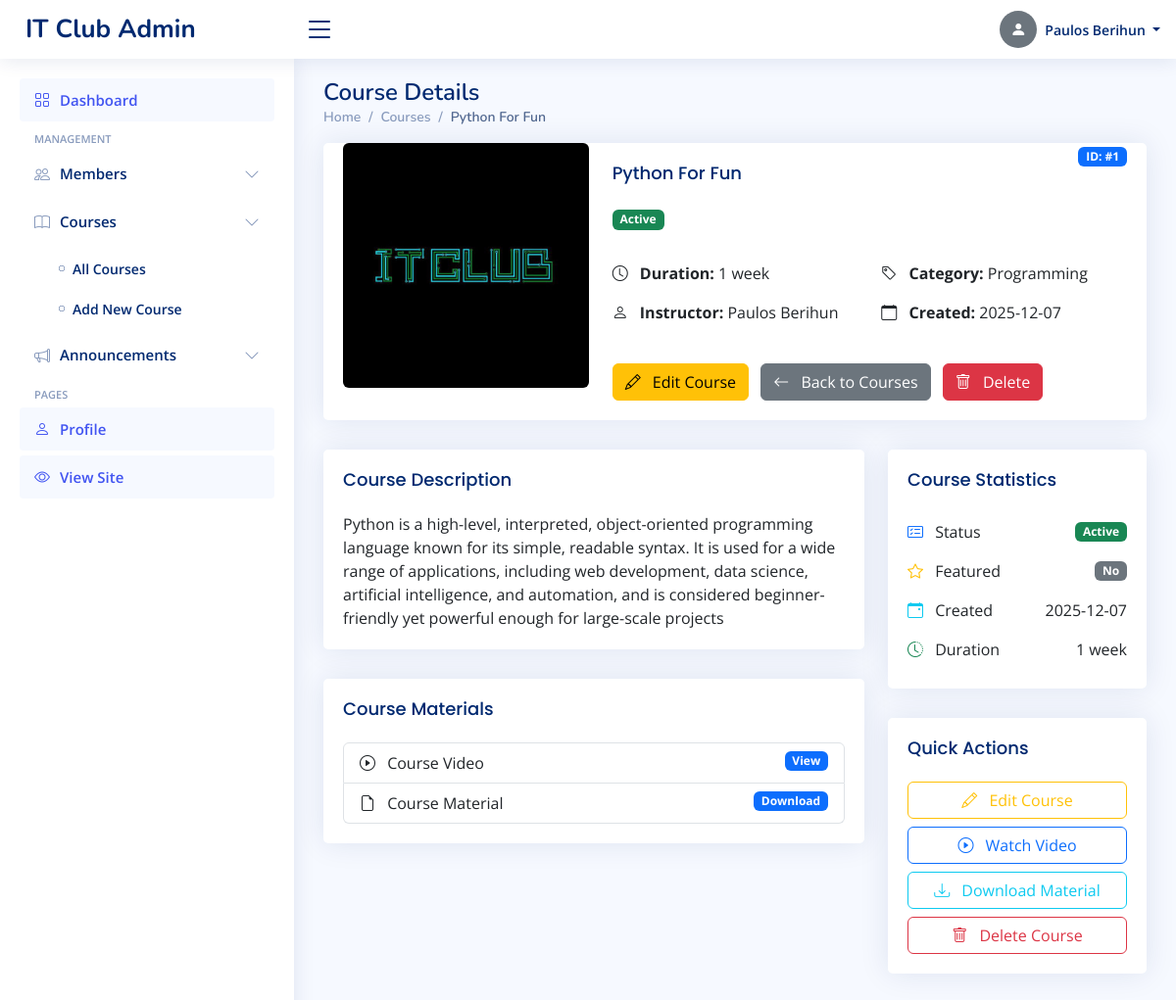
The app's page /admin/courses/view/1 (signed in) with its own data.
### tables this page shows
CREATE TABLE courses (
        id INTEGER PRIMARY KEY AUTOINCREMENT,
        title TEXT NOT NULL,
        time TEXT,
        category TEXT,
        teacher TEXT,
        description TEXT,
        course_video TEXT,
        course_material TEXT,
        thumbnail TEXT,
        is_featured INTEGER DEFAULT 0,
        status TEXT DEFAULT 'active',
        created_at TIMESTAMP DEFAULT CURRENT_TIMESTAMP
    );

### app.py (the view)
@app.route('/admin/courses/view/<int:course_id>')
@admin_required
def view_course(course_id):
    db = get_db()
    course_row = db.execute('SELECT * FROM courses WHERE id = ?', (course_id,)).fetchone()
    course = row_to_dict(course_row)
    if course:
        course['thumbnail'] = resolve_media_path(course.get('thumbnail'))
        course['course_material'] = resolve_media_path(course.get('course_material'))
        cv = course.get('course_video')
        if cv and not str(cv).startswith('http'):
            course['course_video'] = resolve_media_path(cv)
        course.setdefault('title', '')
        course.setdefault('created_at', None)
    return render_template('admin/view_course.html', course=course)

### templates/admin/view_course.html (shortened to what this page needs)
<!DOCTYPE html>
<html lang="en">
<head>
  <link href="{{ url_for('static', filename='vendor/bootstrap/css/bootstrap.min.css') }}" rel="stylesheet">
  <link href="{{ url_for('static', filename='vendor/bootstrap-icons/bootstrap-icons.css') }}" rel="stylesheet">
  <link href="{{ url_for('static', filename='vendor/boxicons/css/boxicons.min.css') }}" rel="stylesheet">
  <link rel="stylesheet" href="https://cdn.jsdelivr.net/npm/bootstrap-icons@1.10.5/font/bootstrap-icons.css">
  <link rel="stylesheet" href="https://cdnjs.cloudflare.com/ajax/libs/boxicons/2.1.4/css/boxicons.min.css">
  <link rel="stylesheet" href="https://cdn.jsdelivr.net/npm/remixicon@2.5.0/fonts/remixicon.css">
  <link href="{{ url_for('static', filename='css/style.css') }}" rel="stylesheet">
</head>
<body>
  <header id="header" class="header fixed-top d-flex align-items-center">
    <div class="d-flex align-items-center justify-content-between">
      <a href="{{ url_for('admin_dashboard') }}" class="logo d-flex align-items-center">
        <span class="d-none d-lg-block">IT Club Admin</span>
      </a>
      <i class="bi bi-list toggle-sidebar-btn"></i>
    </div>
    <nav class="header-nav ms-auto">
      <ul class="d-flex align-items-center">
        <li class="nav-item dropdown pe-3">
          <a class="nav-link nav-profile d-flex align-items-center pe-0" href="#" data-bs-toggle="dropdown">
            {% set _avatar_src = None %}
            {% if admin and admin.profile_picture %}
              {% if admin.profile_picture.startswith('http') or admin.profile_picture.startswith('/') %}
                {% set _avatar_src = admin.profile_picture %}
              {% else %}
                {% set _avatar_src = url_for('static', filename=admin.profile_picture) %}
              {% endif %}
            {% endif %}
            {% if _avatar_src %}
              <img src="{{ _avatar_src }}" alt="Profile" class="rounded-circle">
            {% else %}
              <div class="rounded-circle bg-secondary d-flex align-items-center justify-content-center" style="width:38px;height:38px;">
                <i class="bi bi-person-fill text-white"></i>
              </div>
            {% endif %}
            <span class="d-none d-md-block dropdown-toggle ps-2">
              {{ admin.full_name if admin and admin.full_name else session.get('admin_name', 'Admin') }}
            </span>
          </a>
        </li>
      </ul>
    </nav>
  </header>
  <aside id="sidebar" class="sidebar">
    <ul class="sidebar-nav" id="sidebar-nav">
      <li class="nav-item">
        <a class="nav-link" href="{{ url_for('admin_dashboard') }}">
          <i class="bi bi-grid"></i><span>Dashboard</span>
        </a>
      </li>
      <li class="nav-heading">Management</li>
      <li class="nav-item">
        <a class="nav-link collapsed" data-bs-target="#members-nav" data-bs-toggle="collapse" href="#">
          <i class="bi bi-people"></i><span>Members</span><i class="bi bi-chevron-down ms-auto"></i>
        </a>
      </li>
      <li class="nav-item">
        <a class="nav-link collapsed" data-bs-target="#courses-nav" data-bs-toggle="collapse" href="#">
          <i class="bi bi-book"></i><span>Courses</span><i class="bi bi-chevron-down ms-auto"></i>
        </a>
        <ul id="courses-nav" class="nav-content collapse show" data-bs-parent="#sidebar-nav">
          <li><a href="{{ url_for('admin_courses') }}"><i class="bi bi-circle"></i><span>All Courses</span></a></li>
          <li><a href="{{ url_for('add_courses') }}"><i class="bi bi-circle"></i><span>Add New Course</span></a></li>
        </ul>
      </li>
      <li class="nav-item">
        <a class="nav-link collapsed" data-bs-target="#announcements-nav" data-bs-toggle="collapse" href="#">
          <i class="bi bi-megaphone"></i><span>Announcements</span><i class="bi bi-chevron-down ms-auto"></i>
        </a>
      </li>
      <li class="nav-heading">Pages</li>
      <li class="nav-item">
        <a class="nav-link" href="{{ url_for('admin_profile') }}">
          <i class="bi bi-person"></i><span>Profile</span>
        </a>
      </li>
      <li class="nav-item">
        <a class="nav-link" href="{{ url_for('index') }}" target="_blank">
          <i class="bi bi-eye"></i><span>View Site</span>
        </a>
      </li>
    </ul>
  </aside>
  <main id="main" class="main">
    <div class="pagetitle">
      <h1>Course Details</h1>
      <nav>
        <ol class="breadcrumb">
          <li class="breadcrumb-item"><a href="{{ url_for('admin_dashboard') }}">Home</a></li>
          <li class="breadcrumb-item"><a href="{{ url_for('admin_courses') }}">Courses</a></li>
          <li class="breadcrumb-item active">{{ course.title }}</li>
        </ol>
      </nav>
    </div>
    <section class="section">
      <div class="row">
        <div class="col-lg-12">
          <div class="card">
            <div class="card-body">
              <div class="row">
                <div class="col-lg-4">
                  <div class="text-center">
                    {% if course.thumbnail %}
                    <img src="{{ course.thumbnail }}" alt="Course Thumbnail" class="img-fluid rounded" style="max-height: 300px; object-fit: cover;">
                    {% else %}
                    <div class="rounded bg-secondary d-flex align-items-center justify-content-center" style="height: 300px;">
                      <i class="bi bi-book text-white display-1"></i>
                    </div>
                    {% endif %}
                  </div>
                </div>
                <div class="col-lg-8">
                  <div class="d-flex justify-content-between align-items-start">
                    <div>
                      <h3 class="card-title">{{ course.title }}</h3>
                      <div class="mb-3">
                        <span class="badge bg-{{ 'success' if course.status == 'active' else 'secondary' }}">
                          {{ course.status|title if course.status else 'N/A' }}
                        </span>
                      </div>
                    </div>
                    <div>
                      <span class="badge bg-primary">ID: #{{ course.id }}</span>
                    </div>
                  </div>
                  <div class="row mt-3">
                    <div class="col-md-6">
                      <p><i class="bi bi-clock me-2"></i> <strong>Duration:</strong> {{ course.time or 'Not specified' }}</p>
                      <p><i class="bi bi-person me-2"></i> <strong>Instructor:</strong> {{ course.teacher or 'Not specified' }}</p>
                    </div>
                    <div class="col-md-6">
                      <p><i class="bi bi-tag me-2"></i> <strong>Category:</strong> {{ course.category or 'General' }}</p>
                      <p><i class="bi bi-calendar me-2"></i> <strong>Created:</strong> {{ course.created_at[:10] if course.created_at else 'N/A' }}</p>
                    </div>
                  </div>
                  <div class="mt-4">
                    <a href="{{ url_for('edit_courses', course_id=course.id) }}" class="btn btn-warning">
                      <i class="bi bi-pencil me-2"></i> Edit Course
                    </a>
                    <a href="{{ url_for('admin_courses') }}" class="btn btn-secondary ms-2">
                      <i class="bi bi-arrow-left me-2"></i> Back to Courses
                    </a>
                    <button type="button" class="btn btn-danger ms-2" data-bs-toggle="modal" data-bs-target="#deleteModal">
                      <i class="bi bi-trash me-2"></i> Delete
                    </button>
                  </div>
                </div>
              </div>
            </div>
          </div>
          <div class="row mt-4">
            <div class="col-lg-8">
              <div class="card">
                <div class="card-body">
                  <h5 class="card-title">Course Description</h5>
                  {% if course.description %}
                  <p class="card-text">{{ course.description|safe }}</p>
                  {% else %}
                  <p class="text-muted">No description available for this course.</p>
                  {% endif %}
                </div>
              </div>
              <div class="card mt-4">
                <div class="card-body">
                  <h5 class="card-title">Course Materials</h5>
                  {% if course.course_video or course.course_material %}
                  <div class="list-group">
                    {% if course.course_video %}
                    <a href="{{ course.course_video }}" target="_blank" class="list-group-item list-group-item-action">
                      <i class="bi bi-play-circle me-2"></i> Course Video
                      <span class="badge bg-primary float-end">View</span>
                    </a>
                    {% endif %}
                    {% if course.course_material %}
                    <a href="{{ course.course_material }}" target="_blank" class="list-group-item list-group-item-action">
                      <i class="bi bi-file-earmark me-2"></i> Course Material
                      <span class="badge bg-primary float-end">Download</span>
                    </a>
                    {% endif %}
                  </div>
                  {% else %}
                  <p class="text-muted">No materials available for this course.</p>
                  {% endif %}
                </div>
              </div>
            </div>
            <div class="col-lg-4">
              <div class="card">
                <div class="card-body">
                  <h5 class="card-title">Course Statistics</h5>
                  <div class="list-group list-group-flush">
                    <div class="list-group-item d-flex justify-content-between align-items-center border-0 px-0">
                      <div>
                        <i class="bi bi-card-checklist text-primary me-2"></i>
                        <span>Status</span>
                      </div>
                      <span class="badge bg-{{ 'success' if course.status == 'active' else 'secondary' }}">
                        {{ course.status|title }}
                      </span>
                    </div>
                    <div class="list-group-item d-flex justify-content-between align-items-center border-0 px-0">
                      <div>
                        <i class="bi bi-star text-warning me-2"></i>
                        <span>Featured</span>
                      </div>
                      <span class="badge bg-{{ 'warning' if course.is_featured else 'secondary' }}">
                        {{ 'Yes' if course.is_featured else 'No' }}
                      </span>
                    </div>
                    <div class="list-group-item d-flex justify-content-between align-items-center border-0 px-0">
                      <div>
                        <i class="bi bi-calendar-event text-info me-2"></i>
                        <span>Created</span>
                      </div>
                      <span>{{ course.created_at[:10] if course.created_at else 'N/A' }}</span>
                    </div>
                    <div class="list-group-item d-flex justify-content-between align-items-center border-0 px-0">
                      <div>
                        <i class="bi bi-clock-history text-success me-2"></i>
                        <span>Duration</span>
                      </div>
                      <span>{{ course.time or 'N/A' }}</span>
                    </div>
                  </div>
                </div>
              </div>
              <div class="card mt-4">
                <div class="card-body">
                  <h5 class="card-title">Quick Actions</h5>
                  <div class="d-grid gap-2">
                    <a href="{{ url_for('edit_courses', course_id=course.id) }}" class="btn btn-outline-warning">
                      <i class="bi bi-pencil me-2"></i> Edit Course
                    </a>
                    {% if course.course_video %}
                    <a href="{{ course.course_video }}" target="_blank" class="btn btn-outline-primary">
                      <i class="bi bi-play-circle me-2"></i> Watch Video
                    </a>
                    {% endif %}
                    {% if course.course_material %}
                    <a href="{{ course.course_material }}" target="_blank" class="btn btn-outline-info">
                      <i class="bi bi-download me-2"></i> Download Material
                    </a>
                    {% endif %}
                    <button type="button" class="btn btn-outline-danger" data-bs-toggle="modal" data-bs-target="#deleteModal">
                      <i class="bi bi-trash me-2"></i> Delete Course
                    </button>
                  </div>
                </div>
              </div>
            </div>
          </div>
        </div>
      </div>
    </section>
  </main>
</body>
</html>

### records on screen
courses: teacher "Paulos Berihun", title "Python For Fun", thumbnail (picture), status "Active", id "1", time "1 week", category "Programming", created_at "2025-12-07", description "Python is a high-level, interpreted, object-oriented programming language known for its simple, readable syntax. It is used for a wide range of applications, including web development, data science, artificial intelligence, and automation, and is considered beginner-friendly yet powerful enough for large-scale projects", is_featured "No"
